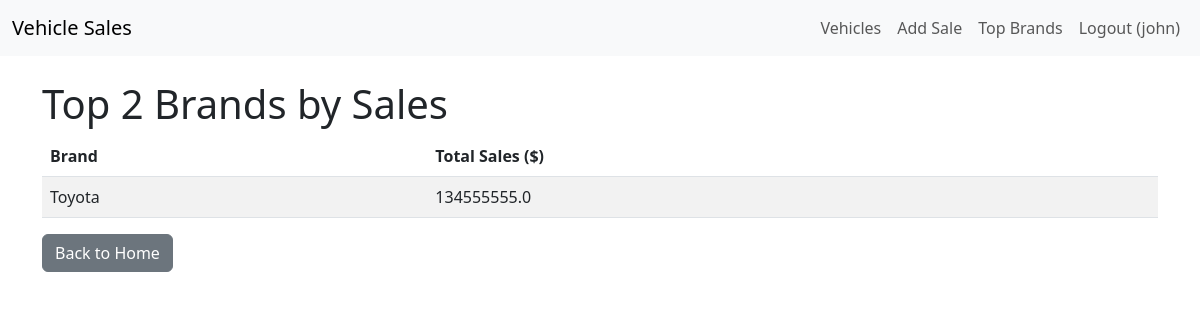
/top_brands (signed in), run on the app's committed database.
### app.py (models this page shows, shortened)
class User(UserMixin, db.Model):
    id = db.Column(db.Integer, primary_key=True)
    username = db.Column(db.String(80), unique=True, nullable=False)
    email = db.Column(db.String(120), unique=True, nullable=False)
    password_hash = db.Column(db.String(128), nullable=False)
    created_at = db.Column(db.DateTime, nullable=False, default=datetime.utcnow)

class Brand(db.Model):
    brand_id = db.Column(db.Integer, primary_key=True)
    brand_name = db.Column(db.String(50), nullable=False)

### app.py (the view)
@app.route('/top_brands')
@login_required
def top_brands():
    brands = db.session.query(
        Brand.brand_name,
        db.func.sum(Sale.sale_price).label('total_sales')
    ).join(Model, Brand.brand_id == Model.brand_id
    ).join(Vehicle, Model.model_id == Vehicle.model_id
    ).join(Sale, Vehicle.vin == Sale.vin
    ).group_by(Brand.brand_name
    ).order_by(db.desc('total_sales')
    ).limit(2).all()
    return render_template('top_brands.html', brands=brands)

### app.py (called while the page is built)
@login_manager.user_loader
def load_user(user_id):
    user = User.query.get(int(user_id))
    print(f"Loading user: {user_id}, Found: {user}")  # Debug
    return user

### templates/top_brands.html (shortened to what this page needs)
<!DOCTYPE html>
<html lang="en">
<head>
    <link href="https://cdn.jsdelivr.net/npm/bootstrap@5.3.0/dist/css/bootstrap.min.css" rel="stylesheet">
</head>
<body>
    <nav class="navbar navbar-expand-lg navbar-light bg-light">
        <div class="container-fluid">
            <a class="navbar-brand" href="{{ url_for('index') }}">Vehicle Sales</a>
            <div class="navbar-nav">
                <a class="nav-link" href="{{ url_for('view_all_vehicles') }}">Vehicles</a>
                <a class="nav-link" href="{{ url_for('add_sale') }}">Add Sale</a>
                <a class="nav-link" href="{{ url_for('top_brands') }}">Top Brands</a>
                <a class="nav-link" href="{{ url_for('logout') }}">Logout ({{ current_user.username }})</a>
            </div>
        </div>
    </nav>
    <div class="container mt-4">
        <h1>Top 2 Brands by Sales</h1>
        <table class="table table-striped">
            <thead>
                <tr>
                    <th>Brand</th>
                    <th>Total Sales ($)</th>
                </tr>
            </thead>
            <tbody>
                {% for brand in brands %}
                    <tr>
                        <td>{{ brand.brand_name }}</td>
                        <td>{{ brand.total_sales | round(2) }}</td>
                    </tr>
                {% else %}
                    <tr>
                        <td colspan="2">No sales data available.</td>
                    </tr>
                {% endfor %}
            </tbody>
        </table>
        <a href="{{ url_for('index') }}" class="btn btn-secondary">Back to Home</a>
    </div>
</body>
</html>

### data on the page
User: username "john"
Brand: brand_name "Toyota", total_sales "134555555.0"
